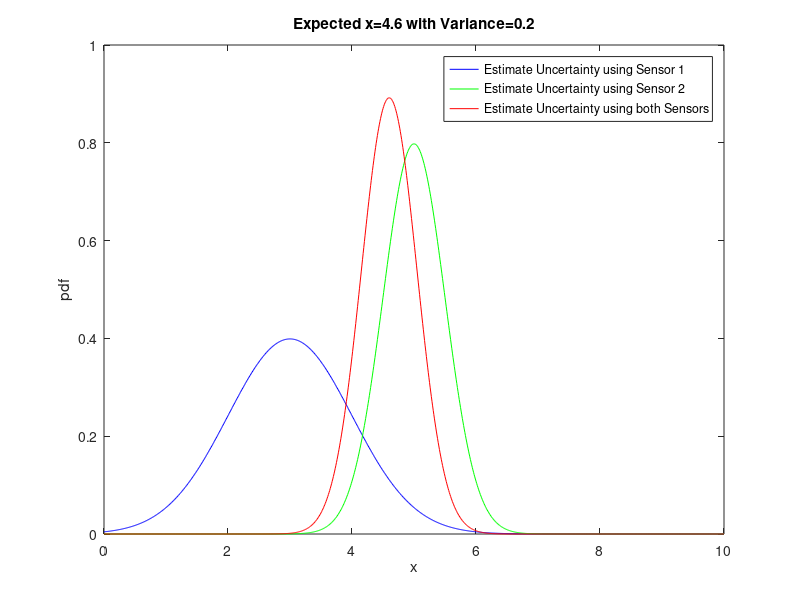

Reproduce this figure in MATLAB.
clear; clc; close all;

%1-No Condition
%---------------------------
dx=0.01;
x=0:dx:10;                   %x range 

p_x1=normpdf(x,3,1);         %probability of x1
p_x2=normpdf(x,5,0.5);       %probability of x2

plot(x,p_x1,'b',x,p_x2,'g');
xlabel('x');
ylabel('pdf');
hold on

%2-Condition that x2=x1 
%-----------------------

p_condition=trapz(p_x1.*p_x2)*dx;                %p(x2=x1)
p_x1_x2_condition=p_x2.*p_x1/p_condition;        %p(x=x2,x=x1|x2=x1)=p(x=x2,x=x1)/p(x2=x1) [Bayes Theorem]

E_x=trapz(x.*p_x1_x2_condition)*dx;              %E(x=x2,x=x1|x2=x1) [Conditional Expectation]

Var_x=trapz((x-E_x).^2.*p_x1_x2_condition)*dx;   %Variance of x      

plot(x,p_x1_x2_condition,'r');
legend('Estimate Uncertainty using Sensor 1','Estimate Uncertainty using Sensor 2','Estimate Uncertainty using both Sensors');
hold off
title(strcat('Expected x=',num2str(E_x),' with Variance=',num2str(Var_x)));